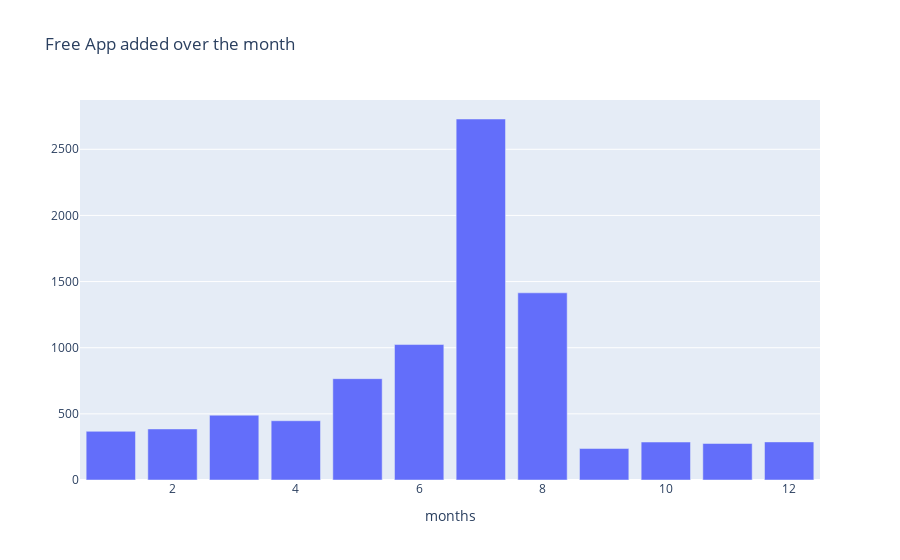

Notebook code for this chart:
### Markdown cell above
- In the above plot, we compare the number of apps that have been updated or added over the course of the year (free vs paid). We can conclude from this plot that there were no paid apps prior to 2011 (after that, Google believes that people have a lot of money, so why not charge for some apps >> just for fun). However, over the course of the year, a large number of free apps have been added in comparison to paid apps - indicating that people dislike paid services.

- When comparing apps updated or added between 2011 and 2018, free apps increased from 80% to 96%, while paid apps decreased from 20% to 4%.

### Code cell
col='month_added'
v1=d1[col].value_counts().reset_index()
v1=v1.rename(columns={col:'count','index':col})
v1['percent']=v1['count'].apply(lambda x : 100*x/sum(v1['count']))
v1=v1.sort_values(col)
trace1 = go.Bar(x=v1[col], y=v1["count"], name="Free", marker=dict())
layout={'title':"Free App added over the month",'xaxis':{'title':"months"}}
fig = go.Figure(data=[trace1], layout=layout)
iplot(fig)

### Figure 1 — Plotly figure (JSON) as saved in the notebook; plotly's stock layout.template omitted (floating-point values rounded to 4 significant figures)
{"data": [{"name": "Free", "type": "bar", "x": [1, 2, 3, 4, 5, 6, 7, 8, 9, 10, 11, 12], "y": [368, 386, 490, 448, 766, 1024, 2729, 1415, 238, 287, 276, 288]}], "layout": {"title": {"text": "Free App added over the month"}, "xaxis": {"title": {"text": "months"}}}}
